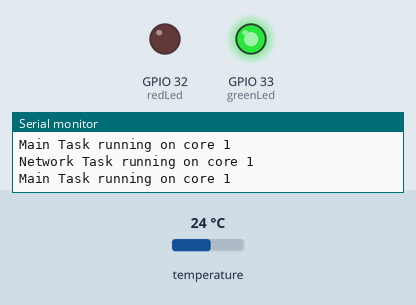
Recording of a sketch running on a simulated ESP32. Parts: output pins drawn as LEDs (lit = HIGH), the last lines printed to the serial monitor. Dashed ring = blinking. The inputs (shaded band) are chosen by the test bench; at power-on: temperature 24 °C. WiFi joins after 1.5 s; servers stay silent unless stated; no MQTT or app messages arrive unless stated.

Above: at 3.2 s.
3.3 s: temperature set to 34.7 °C
4.9 s: temperature set to 35.4 °C
At 7.7 s:
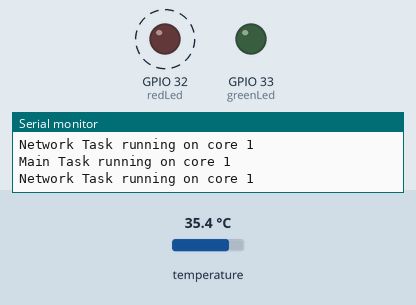
7.9 s: temperature set to 12 °C
At 9.0 s:
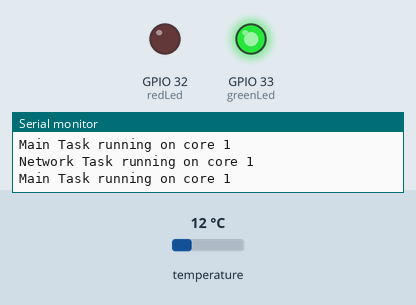
Timing chart, 0 to 10.9 s (numbered marks = the images above; inputs shaded):
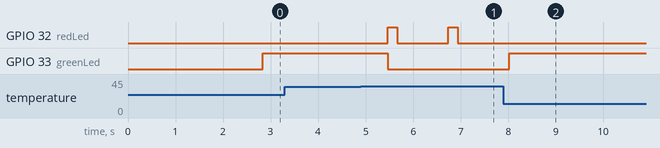

Measured:
- the behaviour switches between 35 and 35.1 °C on temperature (found by bisection; images 0 and 1)
- after the input at 4.9 s, GPIO 32 (redLed): alternates HIGH for 0.20 s and LOW for 1.1 s, starting after 0.56 s; GPIO 33 (greenLed): HIGH → LOW after 0.56 s
- after the input at 7.9 s, GPIO 32 (redLed): stops changing and stays LOW; GPIO 33 (greenLed): LOW → HIGH after 0.12 s

The sketch:

esp32_ds18b20_mqtt.ino
```cpp
#include <WiFi.h>
#include <PubSubClient.h>
#include <OneWire.h>
#include <DallasTemperature.h>

// WiFi Credential
const char *ssid = "Max 20A Unfused";
const char *password = "bonaparte";

// MQTT Credential
const char *mqtt_broker = "broker.hivemq.com";
const char *mqtt_username = "";
const char *mqtt_password = "";
const int mqtt_port = 1883;

float temp = 0;
String tempState ;

#define oneWireBus 25
#define greenLed 33
#define redLed 32

OneWire oneWire(oneWireBus);
DallasTemperature sensors(&oneWire);

// MQTT
WiFiClient espClient;
PubSubClient client(espClient);

// Task for GPS Dual Core
TaskHandle_t Task0;

void setup()
{
  Serial.begin(115200);
  wifiSetup();
  pinMode(redLed, OUTPUT);
  pinMode(greenLed, OUTPUT);
  //create a task that will be executed in the Task1code() function, with priority 1 and executed on core 0
  xTaskCreatePinnedToCore(
    mqttTask,   /* Task function. */
    "Task0",     /* name of task. */
    10000,       /* Stack size of task */
    NULL,        /* parameter of the task */
    1,           /* priority of the task */
    &Task0,      /* Task handle to keep track of created task */
    1);          /* pin task to core 0 */
  delay(500);
}

// Network Task
void mqttTask( void * pvParameters ) {
  while (1) {
    Serial.print("Network Task running on core ");
    Serial.println(xPortGetCoreID());
    checkConnection();
    client.publish("esp32/ds18b20tempidrus24", String(temp).c_str());
    client.publish("esp32/tempstateidrus24", String(tempState).c_str());
    client.loop();
    delay(1000);
  }
}

void loop() {
  Serial.print("Main Task running on core ");
  Serial.println(xPortGetCoreID());
  getTemp();
  delay(100);
}

void getTemp() {
  sensors.requestTemperatures();
  if (sensors.getTempCByIndex(0) > 0) {
    temp = sensors.getTempCByIndex(0);
    if (temp > 35){
      tempState = "SUHU PANAS";
      digitalWrite(greenLed, 0);
      digitalWrite(redLed, 1);
      delay(200);
      digitalWrite(redLed, 0);
      delay(200);
    }else {
      tempState = "SUHU NORMAL";
      digitalWrite(greenLed, 1);
    }
  }
}
```

network.ino
```cpp
void wifiSetup() {
  WiFi.begin(ssid, password);
  while (WiFi.status() != WL_CONNECTED) {
    delay(500);
    Serial.println("Connecting to WiFi..");
  }
  Serial.println("Connected to the Wi-Fi network");
  //   connecting to a mqtt broker
  client.setServer(mqtt_broker, mqtt_port);
  client.setCallback(callback);
  checkConnection();
  //  Publish and subscribe
  //  client.subscribe(sub_topic);

}

void checkConnection() {
  while (!client.connected()) {
    String client_id = "esp32-client-";
    client_id += String(WiFi.macAddress());
    Serial.printf("The client %s connects to the public MQTT broker\n", client_id.c_str());
    if (client.connect(client_id.c_str(), mqtt_username, mqtt_password)) {
      Serial.println("Broker connected");
    } else {
      Serial.print("failed with state ");
      Serial.print(client.state());
      delay(2000);
    }
    //    client.subscribe(sub_topic);
  }
}

void callback(char *topic, byte * payload, unsigned int length) {
  Serial.print("Message arrived in topic: ");
  Serial.println(topic);
  Serial.print("Message:");
  for (int i = 0; i < length; i++) {
    Serial.print((char) payload[i]);
  }
  Serial.println();
}
```
